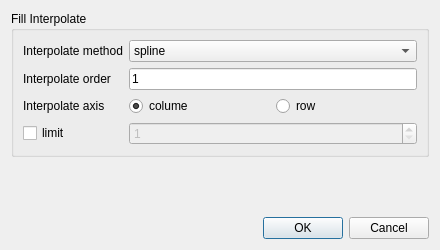
<?xml version="1.0" encoding="UTF-8"?>
<ui version="4.0">
 <class>DADialogDataFrameFillInterpolate</class>
 <widget class="QDialog" name="DADialogDataFrameFillInterpolate">
  <property name="geometry">
   <rect>
    <x>0</x>
    <y>0</y>
    <width>440</width>
    <height>250</height>
   </rect>
  </property>
  <property name="windowTitle">
   <string>Fill Interpolate</string>
  </property>
  <layout class="QVBoxLayout" name="verticalLayout">
   <item>
    <widget class="QGroupBox" name="groupBoxDADialogDataFrameInterpolate">
     <property name="title">
      <string>Fill Interpolate</string>
     </property>
     <layout class="QGridLayout" name="gridLayout">
      <item row="0" column="1">
       <widget class="QComboBox" name="comboBoxMethod">
        <item>
         <property name="text">
          <string>spline</string>
         </property>
        </item>
        <item>
         <property name="text">
          <string>polynomial</string>
         </property>
        </item>
       </widget>
      </item>
      <item row="1" column="0">
       <widget class="QLabel" name="labelOrder">
        <property name="text">
         <string>Interpolate order</string>
        </property>
       </widget>
      </item>
      <item row="5" column="0">
       <widget class="QCheckBox" name="checkBoxLimit">
        <property name="toolTip">
         <string>This is the maximum number of consecutive NaN values to forward/backward fill. In other words, if there is a gap with more than this number of consecutive NaNs, it will only be partially filled</string>
        </property>
        <property name="text">
         <string>limit</string>
        </property>
       </widget>
      </item>
      <item row="3" column="0">
       <widget class="QLabel" name="labelAxis">
        <property name="text">
         <string>Interpolate axis</string>
        </property>
       </widget>
      </item>
      <item row="1" column="1">
       <widget class="QLineEdit" name="lineEditOrder">
        <property name="enabled">
         <bool>true</bool>
        </property>
        <property name="mouseTracking">
         <bool>true</bool>
        </property>
        <property name="text">
         <string>1</string>
        </property>
       </widget>
      </item>
      <item row="5" column="1">
       <widget class="QSpinBox" name="spinBoxLimit">
        <property name="enabled">
         <bool>false</bool>
        </property>
        <property name="toolTip">
         <string>This is the maximum number of entries along the entire axis where NaNs will be filled. Must be greater than 0</string>
        </property>
        <property name="minimum">
         <number>1</number>
        </property>
        <property name="maximum">
         <number>999999999</number>
        </property>
       </widget>
      </item>
      <item row="0" column="0">
       <widget class="QLabel" name="labelMethod">
        <property name="text">
         <string>Interpolate method</string>
        </property>
       </widget>
      </item>
      <item row="3" column="1">
       <layout class="QHBoxLayout" name="horizontalLayout_3">
        <item>
         <widget class="QRadioButton" name="radioButtonAxis0">
          <property name="text">
           <string>colume</string>
          </property>
          <property name="checked">
           <bool>true</bool>
          </property>
         </widget>
        </item>
        <item>
         <widget class="QRadioButton" name="radioButtonAxis1">
          <property name="tabletTracking">
           <bool>false</bool>
          </property>
          <property name="acceptDrops">
           <bool>false</bool>
          </property>
          <property name="autoFillBackground">
           <bool>false</bool>
          </property>
          <property name="text">
           <string>row</string>
          </property>
          <property name="checkable">
           <bool>true</bool>
          </property>
          <property name="checked">
           <bool>false</bool>
          </property>
         </widget>
        </item>
       </layout>
      </item>
     </layout>
    </widget>
   </item>
   <item>
    <spacer name="verticalSpacer">
     <property name="orientation">
      <enum>Qt::Orientation::Vertical</enum>
     </property>
     <property name="sizeHint" stdset="0">
      <size>
       <width>20</width>
       <height>40</height>
      </size>
     </property>
    </spacer>
   </item>
   <item>
    <layout class="QHBoxLayout" name="horizontalLayout">
     <item>
      <spacer name="horizontalSpacer">
       <property name="orientation">
        <enum>Qt::Orientation::Horizontal</enum>
       </property>
       <property name="sizeHint" stdset="0">
        <size>
         <width>40</width>
         <height>20</height>
        </size>
       </property>
      </spacer>
     </item>
     <item>
      <widget class="QPushButton" name="pushButtonOK">
       <property name="text">
        <string>OK</string>
       </property>
       <property name="icon">
        <iconset resource="../icon.qrc">
         <normaloff>:/DAGui/icon/accept.svg</normaloff>:/DAGui/icon/accept.svg</iconset>
       </property>
       <property name="default">
        <bool>true</bool>
       </property>
      </widget>
     </item>
     <item>
      <widget class="QPushButton" name="pushButtonCancel">
       <property name="text">
        <string>Cancel</string>
       </property>
       <property name="icon">
        <iconset resource="../icon.qrc">
         <normaloff>:/DAGui/icon/cancel.svg</normaloff>:/DAGui/icon/cancel.svg</iconset>
       </property>
      </widget>
     </item>
    </layout>
   </item>
  </layout>
 </widget>
 <resources>
  <include location="../icon.qrc"/>
 </resources>
 <connections>
  <connection>
   <sender>pushButtonOK</sender>
   <signal>clicked()</signal>
   <receiver>DADialogDataFrameFillInterpolate</receiver>
   <slot>accept()</slot>
   <hints>
    <hint type="sourcelabel">
     <x>314</x>
     <y>210</y>
    </hint>
    <hint type="destinationlabel">
     <x>154</x>
     <y>130</y>
    </hint>
   </hints>
  </connection>
  <connection>
   <sender>pushButtonCancel</sender>
   <signal>clicked()</signal>
   <receiver>DADialogDataFrameFillInterpolate</receiver>
   <slot>reject()</slot>
   <hints>
    <hint type="sourcelabel">
     <x>400</x>
     <y>210</y>
    </hint>
    <hint type="destinationlabel">
     <x>311</x>
     <y>115</y>
    </hint>
   </hints>
  </connection>
  <connection>
   <sender>checkBoxLimit</sender>
   <signal>toggled(bool)</signal>
   <receiver>spinBoxLimit</receiver>
   <slot>setEnabled(bool)</slot>
   <hints>
    <hint type="sourcelabel">
     <x>67</x>
     <y>118</y>
    </hint>
    <hint type="destinationlabel">
     <x>378</x>
     <y>120</y>
    </hint>
   </hints>
  </connection>
 </connections>
</ui>
